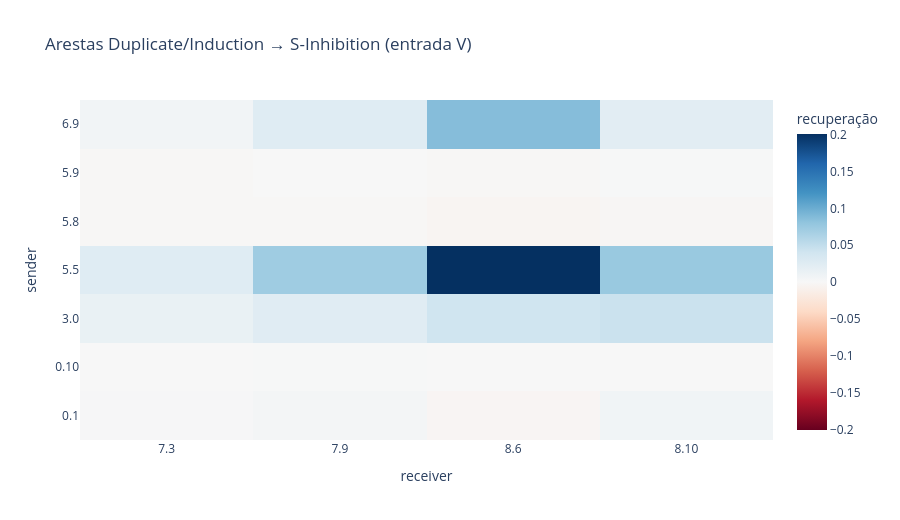

Notebook source saved alongside this figure:
### Markdown cell above
## 2. Isolando sender → receiver

No path patching direto, calculamos a escrita `limpa − corrompida` da sender e a adicionamos somente à entrada de uma receiver. Os demais readers continuam vendo a sender corrompida.

Testaremos duas famílias de arestas:

- Duplicate/Induction → S-Inhibition pela entrada **V**;
- S-Inhibition → Name Movers pela entrada **Q**.

Cada célula dos mapas abaixo é uma intervenção em uma única aresta.

### Code cell
s_inhibition_receivers = CIRCUIT["s2 inhibition"]
upstream_to_s_inhibition = torch.zeros(
    len(upstream_senders),
    len(s_inhibition_receivers),
    device=device,
)

with torch.no_grad():
    for sender_index, (source_layer, source_head) in enumerate(upstream_senders):
        all_receivers = patching.get_act_patch_direct_path(
            model=model,
            corrupted_tokens=corrupted_tokens,
            clean_cache=clean_cache,
            corrupted_cache=corrupted_cache,
            patching_metric=ioi_metric,
            src_layer=source_layer,
            src_head=source_head,
            component="v",
            verbose=False,
        )
        for receiver_index, receiver in enumerate(s_inhibition_receivers):
            upstream_to_s_inhibition[sender_index, receiver_index] = all_receivers[receiver]

figure = go.Figure(
    data=go.Heatmap(
        z=upstream_to_s_inhibition.detach().cpu().numpy(),
        x=[f"{layer}.{head}" for layer, head in s_inhibition_receivers],
        y=[f"{layer}.{head}" for layer, head in upstream_senders],
        colorscale="RdBu",
        zmid=0,
        colorbar_title="recuperação",
        hovertemplate="sender=%{y}<br>receiver=%{x}<br>recuperação=%{z:.3f}<extra></extra>",
    )
)
figure.update_layout(
    title="Arestas Duplicate/Induction → S-Inhibition (entrada V)",
    xaxis_title="receiver",
    yaxis_title="sender",
    height=520,
)
figure.show()

### Figure 1 — Plotly figure (JSON) as saved in the notebook; plotly's stock layout.template omitted (floating-point values rounded to 4 significant figures)
{"data": [{"colorbar": {"title": {"text": "recuperação"}}, "colorscale": [[0.0, "rgb(103,0,31)"], [0.1, "rgb(178,24,43)"], [0.2, "rgb(214,96,77)"], [0.3, "rgb(244,165,130)"], [0.4, "rgb(253,219,199)"], [0.5, "rgb(247,247,247)"], [0.6, "rgb(209,229,240)"], [0.7, "rgb(146,197,222)"], [0.8, "rgb(67,147,195)"], [0.9, "rgb(33,102,172)"], [1.0, "rgb(5,48,97)"]], "hovertemplate": "sender=%{y}<br>receiver=%{x}<br>recuperação=%{z:.3f}<extra></extra>", "type": "heatmap", "x": ["7.3", "7.9", "8.6", "8.10"], "y": ["0.1", "0.10", "3.0", "5.5", "5.8", "5.9", "6.9"], "z": [[0.00151, 0.004102, -0.003668, 0.007086], [5.068e-06, 0.001025, -1.081e-05, 0.0004593], [0.01449, 0.02441, 0.04057, 0.0442], [0.02504, 0.07191, 0.2008, 0.07566], [-0.001511, -0.001313, -0.00442, -0.002459], [-0.001812, 0.0005007, -0.001592, 0.0006936], [0.006788, 0.02544, 0.08648, 0.02232]], "zmid": 0}], "layout": {"height": 520, "title": {"text": "Arestas Duplicate/Induction → S-Inhibition (entrada V)"}, "xaxis": {"title": {"text": "receiver"}}, "yaxis": {"title": {"text": "sender"}}}}
